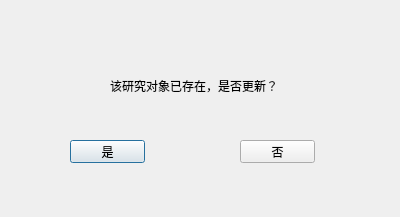
<?xml version="1.0" encoding="UTF-8"?>
<ui version="4.0">
 <class>already_exit</class>
 <widget class="QDialog" name="already_exit">
  <property name="geometry">
   <rect>
    <x>0</x>
    <y>0</y>
    <width>400</width>
    <height>217</height>
   </rect>
  </property>
  <property name="windowTitle">
   <string>提示</string>
  </property>
  <widget class="QLabel" name="label">
   <property name="geometry">
    <rect>
     <x>110</x>
     <y>40</y>
     <width>231</width>
     <height>91</height>
    </rect>
   </property>
   <property name="text">
    <string>该研究对象已存在，是否更新？</string>
   </property>
  </widget>
  <widget class="QPushButton" name="pushButton">
   <property name="geometry">
    <rect>
     <x>70</x>
     <y>140</y>
     <width>75</width>
     <height>23</height>
    </rect>
   </property>
   <property name="text">
    <string>是</string>
   </property>
  </widget>
  <widget class="QPushButton" name="pushButton_2">
   <property name="geometry">
    <rect>
     <x>240</x>
     <y>140</y>
     <width>75</width>
     <height>23</height>
    </rect>
   </property>
   <property name="text">
    <string>否</string>
   </property>
  </widget>
 </widget>
 <resources/>
 <connections/>
</ui>
